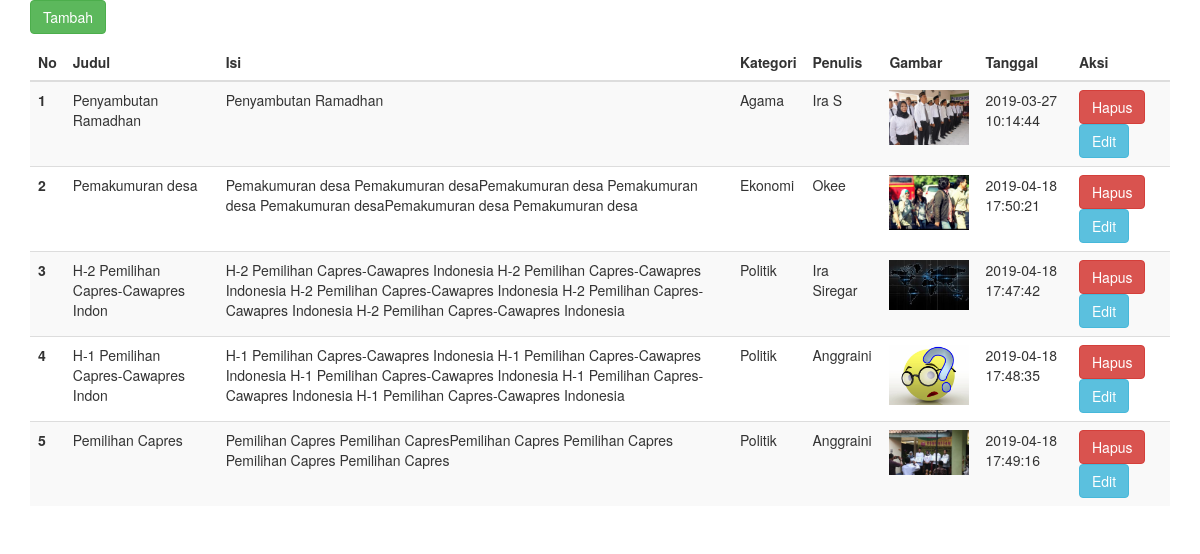
The page /index.php/berita on the database its author committed.
### tables this page shows
CREATE TABLE `berita` (
  `id_berita` int(11) NOT NULL,
  `judul` varchar(35) NOT NULL,
  `isi` text NOT NULL,
  `kategori` varchar(12) NOT NULL,
  `penulis` varchar(25) NOT NULL,
  `gambar` text NOT NULL,
  `tanggal` datetime NOT NULL DEFAULT CURRENT_TIMESTAMP
);

### application/controllers/Berita.php (called while the page is built, shortened)
<?php
class Berita extends CI_Controller {
    function index() {
        $this->load->view('berita_v');
    }
}

### index.php (called while the page is built, shortened)
<?php
require_once BASEPATH.'core/CodeIgniter.php';

### application/models/Berita_m.php (called while the page is built, shortened)
<?php
class Berita_m extends CI_Model{
    function select_db(){
        return $this->db->query("select * FROM berita")->result();
    }
}

### application/views/berita_v.php (the view, shortened to what this page needs)
<!DOCTYPE html>
<html>
<head>
     <link rel="stylesheet"
     href="https://maxcdn.bootstrapcdn.com/bootstrap/3.3.7/css/bootstrap.min.css">
   </head>
   <body>
       <div class="container">
        <p><a class="btn btn-success" href="<?php echo site_url('Berita/form'); ?>">Tambah</a></p>
        <div class="table-responsive"><table class="table table-striped">
            <thead>
                        <tr>
                            <th scope="col">No</th>
                            <th scope="col">Judul</th>
                            <th scope="col">Isi</th>
                            <th scope="col">Kategori</th>
                            <th scope="col">Penulis</th>
                            <th scope="col">Gambar</th>
                            <th scope="col">Tanggal</th>
                            <th scope="col">Aksi</th>
                        </tr>
                    </thead>
  <tbody>
                       <?php
                       $berita = $this->Berita_m->select_db();
                       $no = 1;
                       foreach ($berita as $row) {
                       ?>
 <tr>
                            <th scope="row"><?php echo $no++;?></th>
                            <td><?php echo $row->judul;?></td>
                            <td><?php echo $row->isi;?></td>
                            <td><?php echo $row->kategori;?></td>
                            <td><?php echo $row->penulis;?></td>
                            <td>
                                <img src="<?php echo base_url(); ?>assets/upload/<?php
                                 echo $row->gambar; ?>" style="width:80px">
                            </td>
                            <td><?php echo $row->tanggal;?>
                            </td>
                              <td>
                                <a class="btn btn-danger" href="<?php echo
                            site_url('Berita/delete/'.$row->id_berita); ?>"
                            onclick="return confirm('Apakah anada yakin akan menghapus?')"> Hapus </a>
                                <a class="btn btn-info" href="<?php
                                echo site_url('Berita/select_by/'.$row->id_berita);?>">Edit</a>
                            </td>
                        </tr>
                         <?php } ?>
                     </tbody>
                 </table>
             </div>
         </div>
   </body>
   </html>

### rows shown on the page
berita: judul "Penyambutan Ramadhan", isi "Penyambutan Ramadhan", kategori "Agama", penulis "Ira S", gambar (picture), tanggal "2019-03-27 10:14:44"
berita: judul "Pemakumuran desa", isi "Pemakumuran desa Pemakumuran desaPemakumuran desa Pemakumuran desa Pemakumuran desaPemakumuran desa Pemakumuran desa", kategori "Ekonomi", penulis "Okee", gambar (picture), tanggal "2019-04-18 17:50:21"
berita: judul "H-2 Pemilihan Capres-Cawapres Indon", isi "H-2 Pemilihan Capres-Cawapres Indonesia H-2 Pemilihan Capres-Cawapres Indonesia H-2 Pemilihan Capres-Cawapres Indonesia H-2 Pemilihan Capres-Cawapres Indonesia H-2 Pemilihan Capres-Cawapres Indonesia", kategori "Politik", penulis "Ira Siregar", gambar (picture), tanggal "2019-04-18 17:47:42"
berita: judul "H-1 Pemilihan Capres-Cawapres Indon", isi "H-1 Pemilihan Capres-Cawapres Indonesia H-1 Pemilihan Capres-Cawapres Indonesia H-1 Pemilihan Capres-Cawapres Indonesia H-1 Pemilihan Capres-Cawapres Indonesia H-1 Pemilihan Capres-Cawapres Indonesia", kategori "Politik", penulis "Anggraini", gambar (picture), tanggal "2019-04-18 17:48:35"
berita: judul "Pemilihan Capres", isi "Pemilihan Capres Pemilihan CapresPemilihan Capres Pemilihan Capres Pemilihan Capres Pemilihan Capres", kategori "Politik", penulis "Anggraini", gambar (picture), tanggal "2019-04-18 17:49:16"
